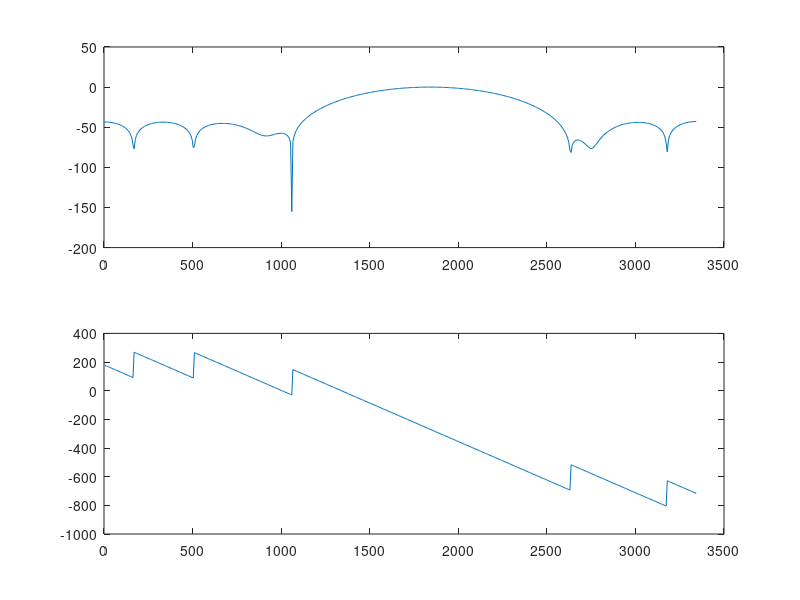
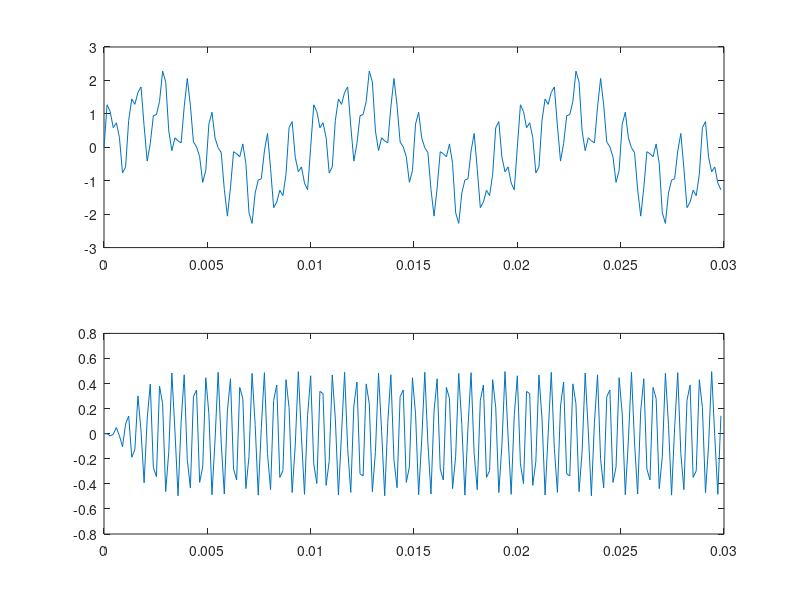

MATLAB code for these plots, in order:
clear;clc;
wp=[0.5 0.6];N=20;
h=fir1(N,wp,'bandpass');fs=6700;
[H,f]=freqz(h,1,512,fs);
f1=100;f2=800;f3=1800;ts=1/fs;n=0:200;
x=sin(2*pi*f1*n*ts)+sin(2*pi*f2*n*ts)+0.5*sin(2*pi*f3*n*ts);
y=filter(h,1,x);
figure;
subplot(2,1,1);
plot(f,20*log10(abs(H)));
subplot(2,1,2);
plot(f,180/pi*unwrap(angle(H)));
figure;
subplot(2,1,1);
plot(n*ts,x);
subplot(2,1,2);
plot(n*ts,y);
save('kernal_bandpass_high.mat','h');